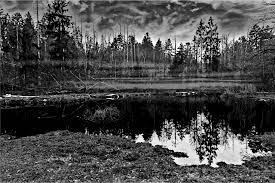
%> input picture swamp.jpg, 275 x 183 px
$ octave Problem_4_1_Contrast_Enhancement.m   (GNU Octave 9; MATLAB toolbox functions it lacks are replaced by stand-ins)
%> lines starting %> are read from the running program, lines starting %| are printed output that depends on the picture
%Problem 4_1 Contrast Enhancement
clear, clc, close all;

% load image
Img = imread('./swamp.jpg');
%> Img is the input picture: size 183x275x3 uint8; min 0, max 255, mean 74.1

% [25 lines of commented-out code are left out]
x = 0:255; c = 255/log(256);
y = exp(x/c) - 1

% [6 lines of commented-out code are left out]
y(1:175) = 0:174
y(176:200) = 255;
y(201:256) = 200:255;

Img_pcslin = uint8(y(Img+1));
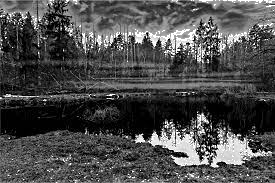
%> Img_pcslin: size 183x275x3 uint8; min 0, max 255, mean 76

subplot(1, 3, 1), imshow(Img), , title('Original Image');
subplot(1, 3, 2), plot(y), axis tight, axis square;
subplot(1, 3, 3), imshow(Img_pcslin), title('Adjusted Image');
%> after `title('Adjusted Image')`:
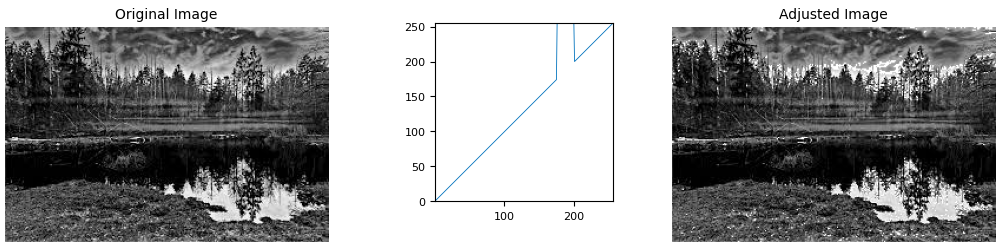
%> figure redrawn from the program's plot data, 3 panels
